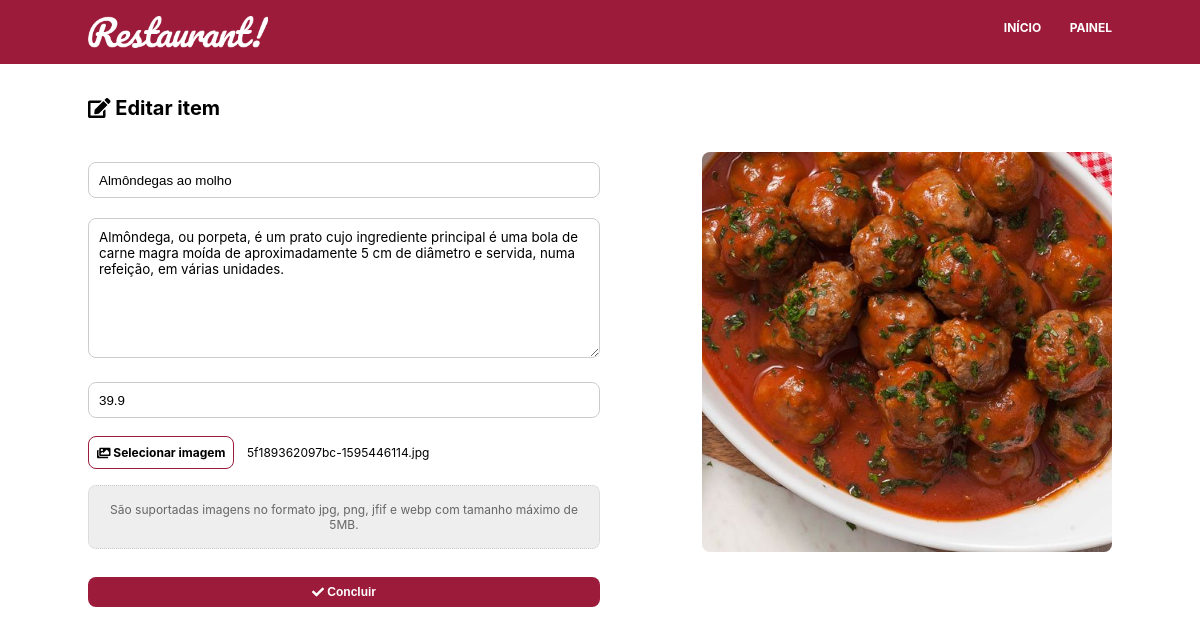
Page /edit-item.php?item_id=45 (signed in) on the committed database.
### tables this page shows
CREATE TABLE `menu` (
  `id` int(11) NOT NULL,
  `title` varchar(33) NOT NULL,
  `description` varchar(257) NOT NULL,
  `price` float NOT NULL,
  `img` varchar(33) NOT NULL
);

### config.php (called while the page is built, shortened)
<?php
try {
  $session = isset($_SESSION['id_session']) && !empty($_SESSION['id_session']);
} catch (PDOEXCEPTION $e) {
  $e->getMessage();
}

### models/menu.php (called while the page is built, shortened)
<?php
class Menu
{
  public function listItem($id)
  {
    global $db;
    $sql = $db->prepare('SELECT * FROM `menu` WHERE id =:id');
    $sql->bindParam(':id', $id);
    $sql->execute();
    $client = $sql->fetch(PDO::FETCH_ASSOC);
    return $client;
  }
}

### edit-item.php (the view, shortened to what this page needs)
<?php
require 'config.php';
if ($session) :
  require 'models/menu.php';
  $id = $_REQUEST['item_id'];
  $menu = new Menu();
  $item = $menu->listItem($id);
  extract($item);
?>
  <!DOCTYPE html>
  <html lang="en">
  <head>
    <link rel="stylesheet" href="static/style.css" />
  </head>
  <body>
    <header>
      <div class="container">
        <div class="logo" onclick="window.location='index.php'"></div>
        <div class="navigation">
          <ul class="navigation-container">
            <li class="navigation-item"><a href="index.php">Início</a></li>
            <li class="navigation-item"><a href="dashboard.php">Painel</a></li>
          </ul>
        </div>
      </div>
    </header>
    <main>
      <div class="container">
        <section class="dashboard">
          <h1 class="dashboard-title"><i class="fas fa-edit"></i> Editar item</h1>
          <div class="restaurant-form">
            <form action="controllers/menu/update.php" enctype="multipart/form-data" method="POST">
              <input type="text" name="title" id="" placeholder="Título" maxlength="32" value="<?php echo $title ?>" />
              <textarea name="desc" placeholder="Descricao" maxlength="256"><?php echo $description ?></textarea>
              <input type="number" name="price" step="0.01" id="" placeholder="Valor" value="<?php echo $price ?>" />
              <div>
                <a id="customButton"><i class="fas fa-images"></i> Selecionar imagem</a>
                <span id="fileName"><?php echo $img ?></span>
                <p class="site-info info-img">São suportadas imagens no formato jpg, png, jfif e webp com tamanho máximo
                  de
                  5MB.
                </p>
              </div>
              <button class="button" type="submit"><i class="fas fa-check"></i> Concluir</button>
            </form>
          </div>
          <div class="restaurant-banner" id="restaurant-banner" style="background-image: url('uploads/<?php echo $img ?>')"></div>
        </section>
      </div>
    </main>
  </body>
  </html>
<?php else : header("Location: index.php");
endif; ?>

### static/style.css (style rules this page uses)
* { padding: 0; margin: 0; box-sizing: border-box; }
html, textarea { font-family: -apple-system, BlinkMacSystemFont, 'Segoe UI', Roboto, Oxygen, Ubuntu, Cantarell, 'Open Sans', 'Helvetica Neue', sans-serif; }
.container { width: 100%; max-width: 1024px; margin: 0 auto; }
header { display: flex; align-items: center; height: 64px; margin-bottom: 32px; background: #9c1b3a; }
header .logo { background-image: url('img/logo.png'); background-size: cover; background-repeat: no-repeat; width: 180px; height: 32px; float: left; }
header .navigation { float: right; }
header .navigation .navigation-container { list-style: none; }
header .navigation .navigation-item { display: inline-block; font-weight: bold; font-size: 12px; text-transform: uppercase; color: white; }
header .navigation .navigation-item a { color: white; text-decoration: none; }
header .navigation .navigation-item:not(:last-child) { margin-right: 24px; }
.menu-title, .dashboard-title { margin-bottom: 32px; font-size: 20px; }
.button { display: inline-block; background: #9c1b3a; color: white; font-size: 12px; font-weight: bold; width: 160px; height: 30px; padding: 6px; border-radius: 8px; text-align: center; border: 0; text-decoration: none; }
.restaurant-form { width: 50%; float: left; }
.restaurant-form form input, textarea { width: 100%; border: 1px solid #ccc; border-radius: 8px; padding: 10px; margin: 10px 0; }
.restaurant-form form input { height: 36px; }
.restaurant-form form textarea { resize: vertical; height: 140px; }
.restaurant-form form button { margin-top: 20px; width: 100%; }
.restaurant-banner { float: right; height: 400px; width: 40%; margin: 0 auto; background: url(img/menu-placeholder.jfif); background-size: cover; background-position: center; border-radius: 8px; }
#customButton { background: white; color: #000; border: 1px solid #9c1b3a; border-radius: 8px; font-size: 12px; font-weight: bold; padding: 8px; margin: 8px 0; display: inline-block; }
#fileName { font-size: 12px; margin-left: 8px; }
.site-info { background: #eee; color: #666; margin: 32px 0; padding: 32px; border: 1px dotted #ccc; font-size: 12px; border-radius: 8px; text-align: center; }
.site-info.info-img { padding: 16px; margin: 8px 0; }

### rows in the picture
menu: title "Almôndegas ao molho", desc "Almôndega, ou porpeta, é um prato cujo ingrediente principal é uma bola de carne magra moída de aproximadamente 5 cm de diâmetro e servida, numa refeição, em várias unidades.", price "39.9", img "5f189362097bc-1595446114.jpg", img (picture)
